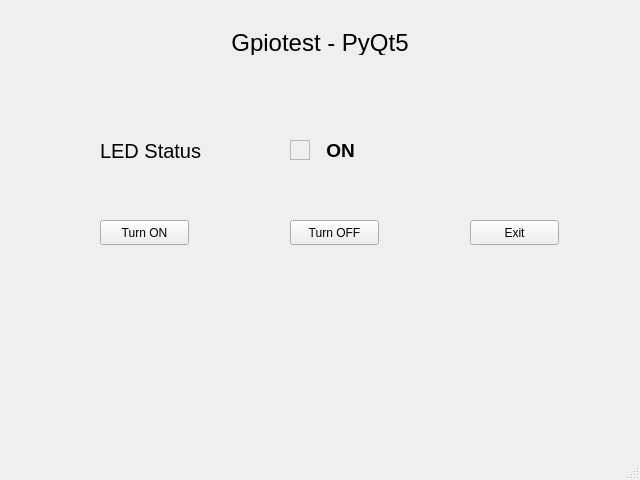
<?xml version="1.0" encoding="UTF-8"?>
<ui version="4.0">
 <class>MainWindow</class>
 <widget class="QMainWindow" name="MainWindow">
  <property name="geometry">
   <rect>
    <x>0</x>
    <y>0</y>
    <width>640</width>
    <height>480</height>
   </rect>
  </property>
  <property name="windowTitle">
   <string>gpiotest</string>
  </property>
  <widget class="QWidget" name="centralWidget">
   <widget class="QLabel" name="label">
    <property name="geometry">
     <rect>
      <x>220</x>
      <y>30</y>
      <width>200</width>
      <height>25</height>
     </rect>
    </property>
    <property name="font">
     <font>
      <pointsize>18</pointsize>
     </font>
    </property>
    <property name="text">
     <string>Gpiotest - PyQt5</string>
    </property>
    <property name="alignment">
     <set>Qt::AlignCenter</set>
    </property>
   </widget>
   <widget class="QLabel" name="label_2">
    <property name="geometry">
     <rect>
      <x>100</x>
      <y>140</y>
      <width>111</width>
      <height>21</height>
     </rect>
    </property>
    <property name="font">
     <font>
      <pointsize>15</pointsize>
     </font>
    </property>
    <property name="text">
     <string>LED Status</string>
    </property>
   </widget>
   <widget class="QFrame" name="Led_Status">
    <property name="geometry">
     <rect>
      <x>290</x>
      <y>140</y>
      <width>20</width>
      <height>20</height>
     </rect>
    </property>
    <property name="frameShape">
     <enum>QFrame::StyledPanel</enum>
    </property>
    <property name="frameShadow">
     <enum>QFrame::Raised</enum>
    </property>
   </widget>
   <widget class="QLabel" name="label_On">
    <property name="geometry">
     <rect>
      <x>320</x>
      <y>140</y>
      <width>41</width>
      <height>21</height>
     </rect>
    </property>
    <property name="font">
     <font>
      <pointsize>14</pointsize>
      <weight>75</weight>
      <bold>true</bold>
     </font>
    </property>
    <property name="text">
     <string>ON</string>
    </property>
    <property name="alignment">
     <set>Qt::AlignCenter</set>
    </property>
   </widget>
   <widget class="QPushButton" name="pushButton_On">
    <property name="geometry">
     <rect>
      <x>100</x>
      <y>220</y>
      <width>89</width>
      <height>25</height>
     </rect>
    </property>
    <property name="text">
     <string>Turn ON</string>
    </property>
   </widget>
   <widget class="QPushButton" name="pushButton_Off">
    <property name="geometry">
     <rect>
      <x>290</x>
      <y>220</y>
      <width>89</width>
      <height>25</height>
     </rect>
    </property>
    <property name="text">
     <string>Turn OFF</string>
    </property>
   </widget>
   <widget class="QPushButton" name="pushButton_Exit">
    <property name="geometry">
     <rect>
      <x>470</x>
      <y>220</y>
      <width>89</width>
      <height>25</height>
     </rect>
    </property>
    <property name="text">
     <string>Exit</string>
    </property>
   </widget>
  </widget>
  <widget class="QStatusBar" name="statusBar"/>
 </widget>
 <layoutdefault spacing="6" margin="11"/>
 <resources/>
 <connections/>
</ui>
